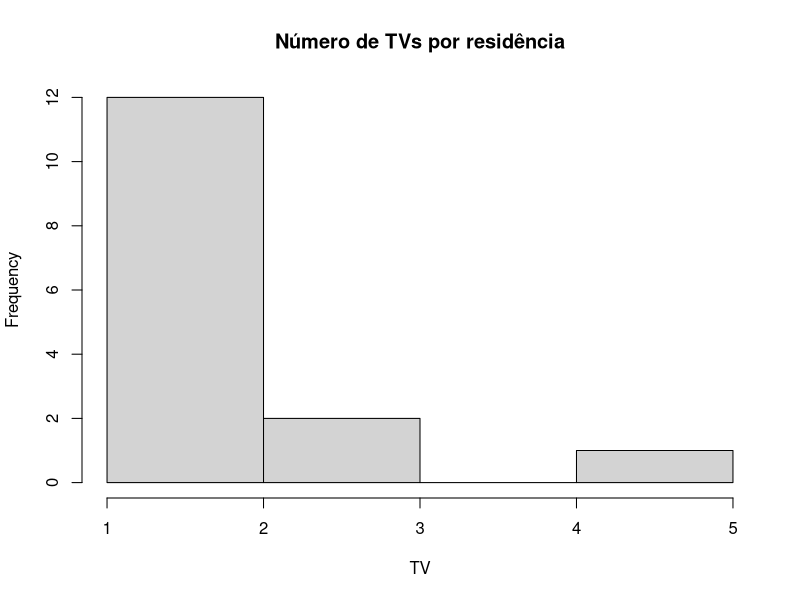
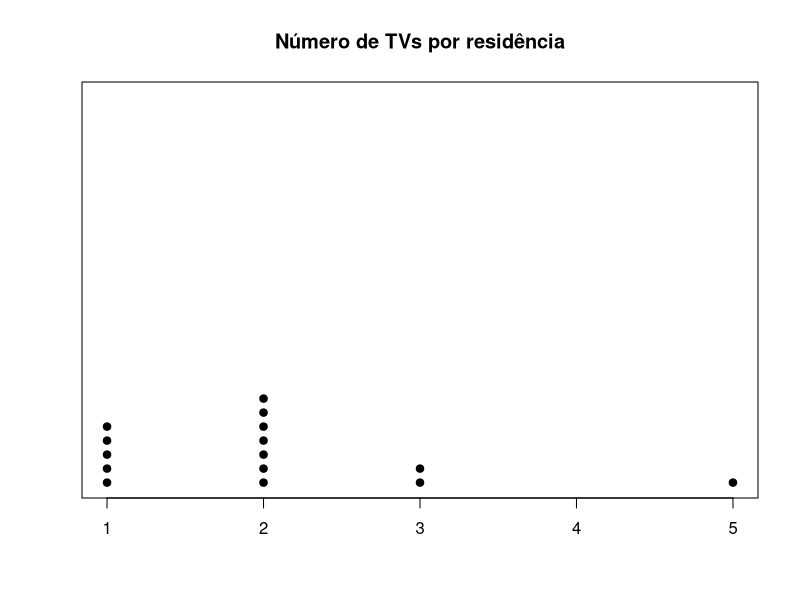
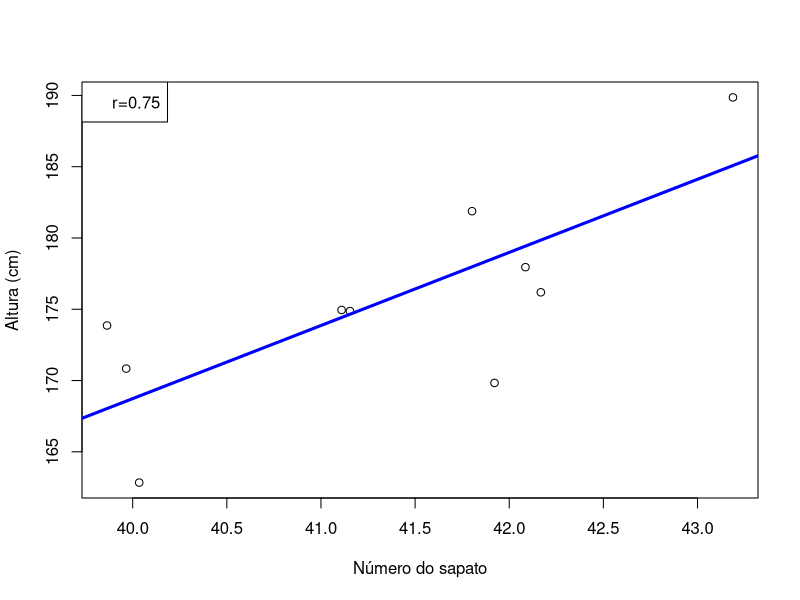
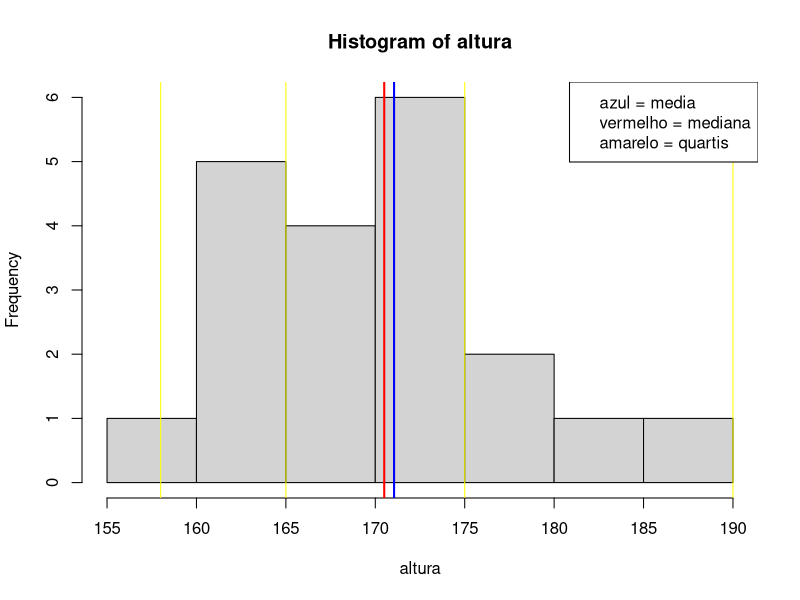
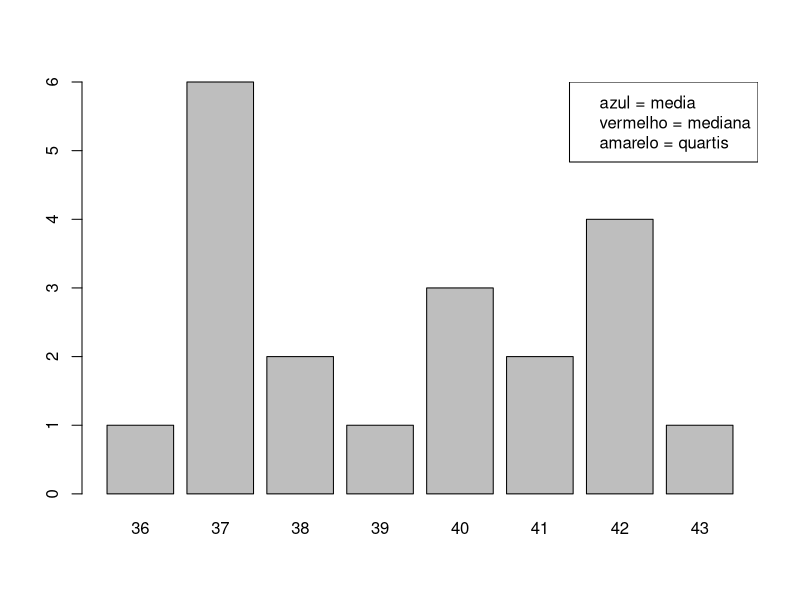
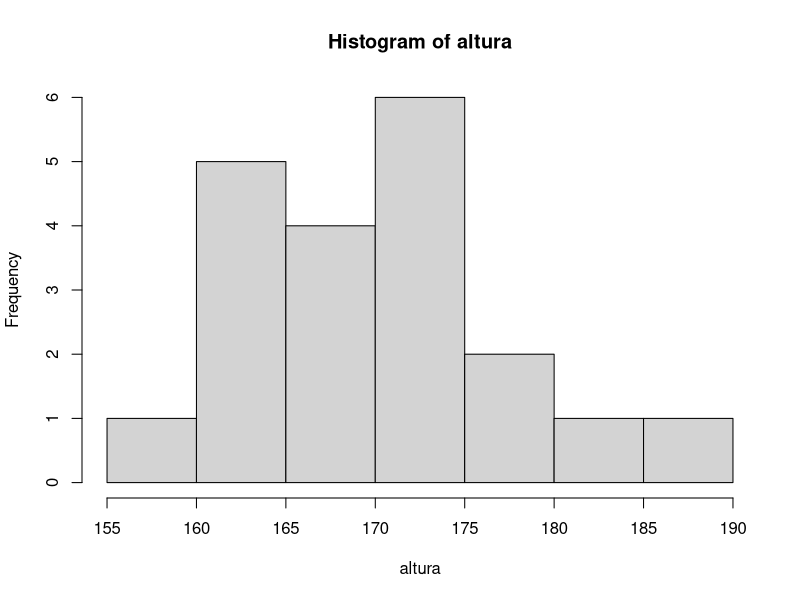
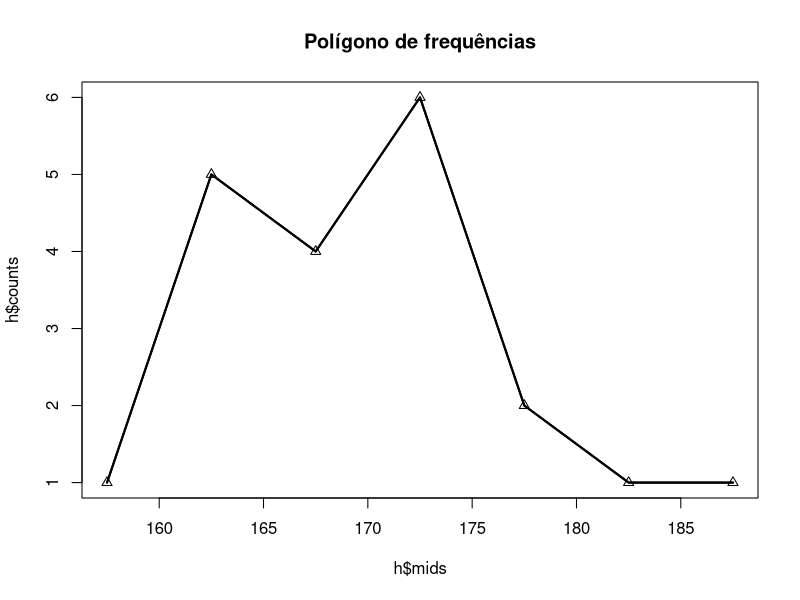
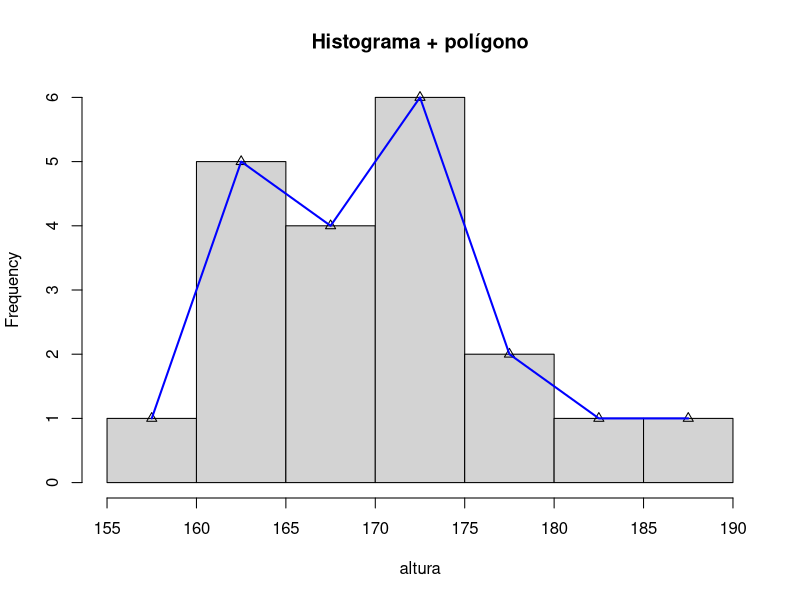

The R source for these figures, in order:
## ---- chunk 1
#options(digits = 1)
TV <- c(1,1,2,3,5,1,2,3,2,1,1,2,2,2,2)
## ---- chunk 2
hist(TV, main="Número de TVs por residência")
## ---- chunk 3
stripchart(TV, method = "stack", at=0, pch=19, offset = 0.7, main="Número de TVs por residência")
## ---- chunk 4
homens <- data.frame(altura = c(178, 163, 170, 175, 175, 174, 171, 182, 190, 176), sapato = c(42, 40, 42, 41, 41, 40, 40, 42, 43, 42), sexo = rep("H",10))

mulheres <- data.frame(altura = c(170, 158, 165, 165, 169, 173, 168, 172, 162, 165), sapato=c(37, 37, 37, 37, 37, 39, 37, 38, 36, 38), sexo = rep("M",10))

attach(homens)
## ---- chunk 5
plot(jitter(sapato),jitter(altura), xlab = "Número do sapato", ylab = "Altura (cm)")
abline(lm(altura~sapato), col="blue", lwd=3)
legend("topleft","r=0.75")
detach(homens)
## ---- chunk 6
xerau <- rbind(homens,mulheres)

attach(xerau)
hist(altura)
abline(v = quantile(altura),col = "yellow")
abline(v = mean(altura),lwd = 2, col = "blue")
abline(v = median(altura),lwd = 2, col = "red")

legenda <- c("azul = media", "vermelho = mediana", "amarelo = quartis")
legend("topright",legenda,border = "n")
detach(xerau)
## ---- chunk 7
attach(xerau)
barplot(table(sapato))
abline(v=quantile(sapato),col="yellow")
abline(v=mean(sapato),lwd=2, col="blue")
abline(v=median(sapato),lwd=2, col="red")

legenda <- c("azul = media", "vermelho = mediana", "amarelo = quartis")
legend("topright",legenda,border = "n")
#detach(xerau)

## ---- chunk 8
h <- hist(altura)
plot(h$mids, h$counts, type = "l", lwd=2, main = "Polígono de frequências")
points(h$mids, h$counts,pch=24)
lines(h$mids, h$counts, lwd=2)
## ---- chunk 9
plot(h, main = "Histograma + polígono")
points(h$mids, h$counts,pch=24)
lines(h$mids, h$counts, lwd=2, col="blue")
## ---- chunk 10
stem(TV)
## ---- chunk 11
stem(altura)
## ---- chunk 12
barplot(table(sexo))
## ---- chunk 13
fatias <- table(sexo)
pie(fatias)

## ---- chunk 14
barplot(table(secretario.luminosidade <- sample(c("Muito bom", "Médio", "Fraco"), 20, replace = T)))
#legend("right", "Parabéns!")
## ---- chunk 15
pie(table(secretario.luminosidade))
